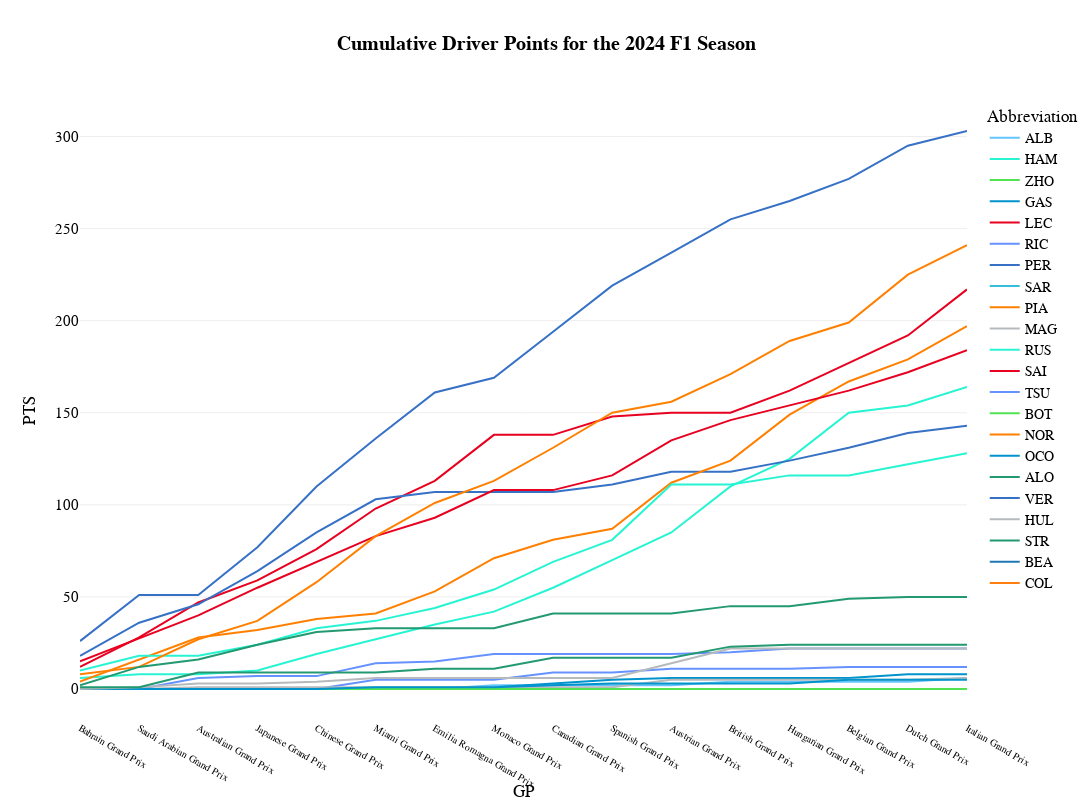

Source (notebook cell):
### Code cell
fig=px.line(
        df_bq_driver,
        x="GP", 
        y="PTS", 
        color='Abbreviation', 
        # markers=True,
        hover_data=['DriverNumber','TeamName', 'Position', 'GridPosition', 'Status', 'Year', 'GP', 'RoundNumber'], 
        template="xgridoff",
        title="<b>Cumulative Driver Points for the {} F1 Season</b>".format(years),
        height=800, 
        width=1200,
        color_discrete_map={
                 "ALB": "#64C4FF",
                 "ALO": "#229971",
                 "BOT": "#52e252",
                 "GAS": "#0093cc",
                 "HAM": "#27F4D2",
                 "HUL": "#B6BABD",
                 "LEC": "#E80020",
                 "MAG": "#B6BABD",
                 "NOR": "#FF8000",
                 "OCO": "#0093cc",
                 "PER": "#3671C6",
                 "PIA": "#FF8000",
                 "RIC": "#6692FF",
                 "RUS": "#27F4D2",
                 "SAI": "#E80020",
                 "SAR": "#37BEDD",
                 "STR": "#229971",
                 "TSU": "#6692FF",
                 "VER": "#3671C6",
                 "ZHO": "#52e252"
          },
        )
fig.update_layout(
    yaxis = dict(tickfont = dict(size=15)),
    xaxis = dict(tickfont = dict(size=10)),
    font=dict(
        family="PT Sans Narrow",
        size=14,
        color="Black"
    ),
    title_font_family="PT Sans Narrow",
    # margin=dict(l=10, r=5, t=55, b=20),
    hoverlabel=dict(
    bgcolor="white",
    font_size=16,
    font_family="PT Sans Narrow"
    ),

)

### Figure 1 — Plotly figure (JSON) as saved in the notebook; plotly's stock layout.template omitted (floating-point values rounded to 4 significant figures; data arrays with more than 128 entries replaced by an {"elided": "..."} marker saying what was removed)
{"data": [{"customdata": {"elided": "19x7 mixed values"}, "hovertemplate": "Abbreviation=ALB<br>GP=%{x}<br>PTS=%{y}<br>DriverNumber=%{customdata[0]}<br>TeamName=%{customdata[1]}<br>Position=%{customdata[2]}<br>GridPosition=%{customdata[3]}<br>Status=%{customdata[4]}<br>Year=%{customdata[5]}<br>RoundNumber=%{customdata[6]}<extra></extra>", "legendgroup": "ALB", "line": {"color": "#64C4FF", "dash": "solid"}, "marker": {"symbol": "circle"}, "mode": "lines", "name": "ALB", "orientation": "v", "showlegend": true, "type": "scatter", "x": ["Bahrain Grand Prix", "Saudi Arabian Grand Prix", "Australian Grand Prix", "Japanese Grand Prix", "Chinese Grand Prix", "Chinese Grand Prix", "Miami Grand Prix", "Miami Grand Prix", "Emilia Romagna Grand Prix", "Monaco Grand Prix", "Canadian Grand Prix", "Spanish Grand Prix", "Austrian Grand Prix", "Austrian Grand Prix", "British Grand Prix", "Hungarian Grand Prix", "Belgian Grand Prix", "Dutch Grand Prix", "Italian Grand Prix"], "xaxis": "x", "y": [0, 0, 0, 0, 0, 0, 0, 0, 0, 2, 2, 2, 2, 2, 4, 4, 4, 4, 6], "yaxis": "y"}, {"customdata": {"elided": "19x7 mixed values"}, "hovertemplate": "Abbreviation=HAM<br>GP=%{x}<br>PTS=%{y}<br>DriverNumber=%{customdata[0]}<br>TeamName=%{customdata[1]}<br>Position=%{customdata[2]}<br>GridPosition=%{customdata[3]}<br>Status=%{customdata[4]}<br>Year=%{customdata[5]}<br>RoundNumber=%{customdata[6]}<extra></extra>", "legendgroup": "HAM", "line": {"color": "#27F4D2", "dash": "solid"}, "marker": {"symbol": "circle"}, "mode": "lines", "name": "HAM", "orientation": "v", "showlegend": true, "type": "scatter", "x": ["Bahrain Grand Prix", "Saudi Arabian Grand Prix", "Australian Grand Prix", "Japanese Grand Prix", "Chinese Grand Prix", "Chinese Grand Prix", "Miami Grand Prix", "Miami Grand Prix", "Emilia Romagna Grand Prix", "Monaco Grand Prix", "Canadian Grand Prix", "Spanish Grand Prix", "Austrian Grand Prix", "Austrian Grand Prix", "British Grand Prix", "Hungarian Grand Prix", "Belgian Grand Prix", "Dutch Grand Prix", "Italian Grand Prix"], "xaxis": "x", "y": [6, 8, 8, 10, 19, 19, 27, 27, 35, 42, 55, 70, 85, 85, 110, 125, 150, 154, 164], "yaxis": "y"}, {"customdata": {"elided": "19x7 mixed values"}, "hovertemplate": "Abbreviation=ZHO<br>GP=%{x}<br>PTS=%{y}<br>DriverNumber=%{customdata[0]}<br>TeamName=%{customdata[1]}<br>Position=%{customdata[2]}<br>GridPosition=%{customdata[3]}<br>Status=%{customdata[4]}<br>Year=%{customdata[5]}<br>RoundNumber=%{customdata[6]}<extra></extra>", "legendgroup": "ZHO", "line": {"color": "#52e252", "dash": "solid"}, "marker": {"symbol": "circle"}, "mode": "lines", "name": "ZHO", "orientation": "v", "showlegend": true, "type": "scatter", "x": ["Bahrain Grand Prix", "Saudi Arabian Grand Prix", "Australian Grand Prix", "Japanese Grand Prix", "Chinese Grand Prix", "Chinese Grand Prix", "Miami Grand Prix", "Miami Grand Prix", "Emilia Romagna Grand Prix", "Monaco Grand Prix", "Canadian Grand Prix", "Spanish Grand Prix", "Austrian Grand Prix", "Austrian Grand Prix", "British Grand Prix", "Hungarian Grand Prix", "Belgian Grand Prix", "Dutch Grand Prix", "Italian Grand Prix"], "xaxis": "x", "y": [0, 0, 0, 0, 0, 0, 0, 0, 0, 0, 0, 0, 0, 0, 0, 0, 0, 0, 0], "yaxis": "y"}, {"customdata": {"elided": "19x7 mixed values"}, "hovertemplate": "Abbreviation=GAS<br>GP=%{x}<br>PTS=%{y}<br>DriverNumber=%{customdata[0]}<br>TeamName=%{customdata[1]}<br>Position=%{customdata[2]}<br>GridPosition=%{customdata[3]}<br>Status=%{customdata[4]}<br>Year=%{customdata[5]}<br>RoundNumber=%{customdata[6]}<extra></extra>", "legendgroup": "GAS", "line": {"color": "#0093cc", "dash": "solid"}, "marker": {"symbol": "circle"}, "mode": "lines", "name": "GAS", "orientation": "v", "showlegend": true, "type": "scatter", "x": ["Bahrain Grand Prix", "Saudi Arabian Grand Prix", "Australian Grand Prix", "Japanese Grand Prix", "Chinese Grand Prix", "Chinese Grand Prix", "Miami Grand Prix", "Miami Grand Prix", "Emilia Romagna Grand Prix", "Monaco Grand Prix", "Canadian Grand Prix", "Spanish Grand Prix", "Austrian Grand Prix", "Austrian Grand Prix", "British Grand Prix", "Hungarian Grand Prix", "Belgian Grand Prix", "Dutch Grand Prix", "Italian Grand Prix"], "xaxis": "x", "y": [0, 0, 0, 0, 0, 0, 0, 0, 0, 1, 3, 5, 6, 6, 6, 6, 6, 8, 8], "yaxis": "y"}, {"customdata": {"elided": "19x7 mixed values"}, "hovertemplate": "Abbreviation=LEC<br>GP=%{x}<br>PTS=%{y}<br>DriverNumber=%{customdata[0]}<br>TeamName=%{customdata[1]}<br>Position=%{customdata[2]}<br>GridPosition=%{customdata[3]}<br>Status=%{customdata[4]}<br>Year=%{customdata[5]}<br>RoundNumber=%{customdata[6]}<extra></extra>", "legendgroup": "LEC", "line": {"color": "#E80020", "dash": "solid"}, "marker": {"symbol": "circle"}, "mode": "lines", "name": "LEC", "orientation": "v", "showlegend": true, "type": "scatter", "x": ["Bahrain Grand Prix", "Saudi Arabian Grand Prix", "Australian Grand Prix", "Japanese Grand Prix", "Chinese Grand Prix", "Chinese Grand Prix", "Miami Grand Prix", "Miami Grand Prix", "Emilia Romagna Grand Prix", "Monaco Grand Prix", "Canadian Grand Prix", "Spanish Grand Prix", "Austrian Grand Prix", "Austrian Grand Prix", "British Grand Prix", "Hungarian Grand Prix", "Belgian Grand Prix", "Dutch Grand Prix", "Italian Grand Prix"], "xaxis": "x", "y": [12, 28, 47, 59, 76, 76, 98, 98, 113, 138, 138, 148, 150, 150, 150, 162, 177, 192, 217], "yaxis": "y"}, {"customdata": {"elided": "19x7 mixed values"}, "hovertemplate": "Abbreviation=RIC<br>GP=%{x}<br>PTS=%{y}<br>DriverNumber=%{customdata[0]}<br>TeamName=%{customdata[1]}<br>Position=%{customdata[2]}<br>GridPosition=%{customdata[3]}<br>Status=%{customdata[4]}<br>Year=%{customdata[5]}<br>RoundNumber=%{customdata[6]}<extra></extra>", "legendgroup": "RIC", "line": {"color": "#6692FF", "dash": "solid"}, "marker": {"symbol": "circle"}, "mode": "lines", "name": "RIC", "orientation": "v", "showlegend": true, "type": "scatter", "x": ["Bahrain Grand Prix", "Saudi Arabian Grand Prix", "Australian Grand Prix", "Japanese Grand Prix", "Chinese Grand Prix", "Chinese Grand Prix", "Miami Grand Prix", "Miami Grand Prix", "Emilia Romagna Grand Prix", "Monaco Grand Prix", "Canadian Grand Prix", "Spanish Grand Prix", "Austrian Grand Prix", "Austrian Grand Prix", "British Grand Prix", "Hungarian Grand Prix", "Belgian Grand Prix", "Dutch Grand Prix", "Italian Grand Prix"], "xaxis": "x", "y": [0, 0, 0, 0, 0, 0, 5, 5, 5, 5, 9, 9, 11, 11, 11, 11, 12, 12, 12], "yaxis": "y"}, {"customdata": {"elided": "19x7 mixed values"}, "hovertemplate": "Abbreviation=PER<br>GP=%{x}<br>PTS=%{y}<br>DriverNumber=%{customdata[0]}<br>TeamName=%{customdata[1]}<br>Position=%{customdata[2]}<br>GridPosition=%{customdata[3]}<br>Status=%{customdata[4]}<br>Year=%{customdata[5]}<br>RoundNumber=%{customdata[6]}<extra></extra>", "legendgroup": "PER", "line": {"color": "#3671C6", "dash": "solid"}, "marker": {"symbol": "circle"}, "mode": "lines", "name": "PER", "orientation": "v", "showlegend": true, "type": "scatter", "x": ["Bahrain Grand Prix", "Saudi Arabian Grand Prix", "Australian Grand Prix", "Japanese Grand Prix", "Chinese Grand Prix", "Chinese Grand Prix", "Miami Grand Prix", "Miami Grand Prix", "Emilia Romagna Grand Prix", "Monaco Grand Prix", "Canadian Grand Prix", "Spanish Grand Prix", "Austrian Grand Prix", "Austrian Grand Prix", "British Grand Prix", "Hungarian Grand Prix", "Belgian Grand Prix", "Dutch Grand Prix", "Italian Grand Prix"], "xaxis": "x", "y": [18, 36, 46, 64, 85, 85, 103, 103, 107, 107, 107, 111, 118, 118, 118, 124, 131, 139, 143], "yaxis": "y"}, {"customdata": [[2, "Williams", 20, 18, "+2 Laps", 2024, 1], [2, "Williams", 15, 19, "+1 Lap", 2024, 2], [2, "Williams", 17, 19, "+1 Lap", 2024, 4], [2, "Williams", 17, 20, "Finished", 2024, 5], [2, "Williams", 18, 20, "Finished", 2024, 5], [2, "Williams", 20, 17, "Collision", 2024, 6], [2, "Williams", 10, 18, "Finished", 2024, 6], [2, "Williams", 17, 19, "+1 Lap", 2024, 7], [2, "Williams", 15, 15, "+2 Laps", 2024, 8], [2, "Williams", 20, 13, "Accident", 2024, 9], [2, "Williams", 20, 19, "+2 Laps", 2024, 10], [2, "Williams", 19, 19, "+2 Laps", 2024, 11], [2, "Williams", 16, 15, "Finished", 2024, 11], [2, "Williams", 11, 12, "Finished", 2024, 12], [2, "Williams", 17, 14, "+1 Lap", 2024, 13], [2, "Williams", 17, 18, "Finished", 2024, 14], [2, "Williams", 16, 18, "+1 Lap", 2024, 15]], "hovertemplate": "Abbreviation=SAR<br>GP=%{x}<br>PTS=%{y}<br>DriverNumber=%{customdata[0]}<br>TeamName=%{customdata[1]}<br>Position=%{customdata[2]}<br>GridPosition=%{customdata[3]}<br>Status=%{customdata[4]}<br>Year=%{customdata[5]}<br>RoundNumber=%{customdata[6]}<extra></extra>", "legendgroup": "SAR", "line": {"color": "#37BEDD", "dash": "solid"}, "marker": {"symbol": "circle"}, "mode": "lines", "name": "SAR", "orientation": "v", "showlegend": true, "type": "scatter", "x": ["Bahrain Grand Prix", "Saudi Arabian Grand Prix", "Japanese Grand Prix", "Chinese Grand Prix", "Chinese Grand Prix", "Miami Grand Prix", "Miami Grand Prix", "Emilia Romagna Grand Prix", "Monaco Grand Prix", "Canadian Grand Prix", "Spanish Grand Prix", "Austrian Grand Prix", "Austrian Grand Prix", "British Grand Prix", "Hungarian Grand Prix", "Belgian Grand Prix", "Dutch Grand Prix"], "xaxis": "x", "y": [0, 0, 0, 0, 0, 0, 0, 0, 0, 0, 0, 0, 0, 0, 0, 0, 0], "yaxis": "y"}, {"customdata": {"elided": "19x7 mixed values"}, "hovertemplate": "Abbreviation=PIA<br>GP=%{x}<br>PTS=%{y}<br>DriverNumber=%{customdata[0]}<br>TeamName=%{customdata[1]}<br>Position=%{customdata[2]}<br>GridPosition=%{customdata[3]}<br>Status=%{customdata[4]}<br>Year=%{customdata[5]}<br>RoundNumber=%{customdata[6]}<extra></extra>", "legendgroup": "PIA", "line": {"color": "#FF8000", "dash": "solid"}, "marker": {"symbol": "circle"}, "mode": "lines", "name": "PIA", "orientation": "v", "showlegend": true, "type": "scatter", "x": ["Bahrain Grand Prix", "Saudi Arabian Grand Prix", "Australian Grand Prix", "Japanese Grand Prix", "Chinese Grand Prix", "Chinese Grand Prix", "Miami Grand Prix", "Miami Grand Prix", "Emilia Romagna Grand Prix", "Monaco Grand Prix", "Canadian Grand Prix", "Spanish Grand Prix", "Austrian Grand Prix", "Austrian Grand Prix", "British Grand Prix", "Hungarian Grand Prix", "Belgian Grand Prix", "Dutch Grand Prix", "Italian Grand Prix"], "xaxis": "x", "y": [4, 16, 28, 32, 38, 38, 41, 41, 53, 71, 81, 87, 112, 112, 124, 149, 167, 179, 197], "yaxis": "y"}, {"customdata": {"elided": "19x7 mixed values"}, "hovertemplate": "Abbreviation=MAG<br>GP=%{x}<br>PTS=%{y}<br>DriverNumber=%{customdata[0]}<br>TeamName=%{customdata[1]}<br>Position=%{customdata[2]}<br>GridPosition=%{customdata[3]}<br>Status=%{customdata[4]}<br>Year=%{customdata[5]}<br>RoundNumber=%{customdata[6]}<extra></extra>", "legendgroup": "MAG", "line": {"color": "#B6BABD", "dash": "solid"}, "marker": {"symbol": "circle"}, "mode": "lines", "name": "MAG", "orientation": "v", "showlegend": true, "type": "scatter", "x": ["Bahrain Grand Prix", "Saudi Arabian Grand Prix", "Australian Grand Prix", "Japanese Grand Prix", "Chinese Grand Prix", "Chinese Grand Prix", "Miami Grand Prix", "Miami Grand Prix", "Emilia Romagna Grand Prix", "Monaco Grand Prix", "Canadian Grand Prix", "Spanish Grand Prix", "Austrian Grand Prix", "Austrian Grand Prix", "British Grand Prix", "Hungarian Grand Prix", "Belgian Grand Prix", "Dutch Grand Prix", "Italian Grand Prix"], "xaxis": "x", "y": [0, 0, 1, 1, 1, 1, 1, 1, 1, 1, 1, 1, 5, 5, 5, 5, 5, 5, 6], "yaxis": "y"}, {"customdata": {"elided": "19x7 mixed values"}, "hovertemplate": "Abbreviation=RUS<br>GP=%{x}<br>PTS=%{y}<br>DriverNumber=%{customdata[0]}<br>TeamName=%{customdata[1]}<br>Position=%{customdata[2]}<br>GridPosition=%{customdata[3]}<br>Status=%{customdata[4]}<br>Year=%{customdata[5]}<br>RoundNumber=%{customdata[6]}<extra></extra>", "legendgroup": "RUS", "line": {"color": "#27F4D2", "dash": "solid"}, "marker": {"symbol": "circle"}, "mode": "lines", "name": "RUS", "orientation": "v", "showlegend": true, "type": "scatter", "x": ["Bahrain Grand Prix", "Saudi Arabian Grand Prix", "Australian Grand Prix", "Japanese Grand Prix", "Chinese Grand Prix", "Chinese Grand Prix", "Miami Grand Prix", "Miami Grand Prix", "Emilia Romagna Grand Prix", "Monaco Grand Prix", "Canadian Grand Prix", "Spanish Grand Prix", "Austrian Grand Prix", "Austrian Grand Prix", "British Grand Prix", "Hungarian Grand Prix", "Belgian Grand Prix", "Dutch Grand Prix", "Italian Grand Prix"], "xaxis": "x", "y": [10, 18, 18, 24, 33, 33, 37, 37, 44, 54, 69, 81, 111, 111, 111, 116, 116, 122, 128], "yaxis": "y"}, {"customdata": [[55, "Ferrari", 3, 4, "Finished", 2024, 1], [55, "Ferrari", 1, 2, "Finished", 2024, 3], [55, "Ferrari", 3, 4, "Finished", 2024, 4], [55, "Ferrari", 5, 7, "Finished", 2024, 5], [55, "Ferrari", 5, 5, "Finished", 2024, 5], [55, "Ferrari", 5, 3, "Finished", 2024, 6], [55, "Ferrari", 5, 5, "Finished", 2024, 6], [55, "Ferrari", 5, 4, "Finished", 2024, 7], [55, "Ferrari", 3, 3, "Finished", 2024, 8], [55, "Ferrari", 16, 12, "Collision", 2024, 9], [55, "Ferrari", 6, 6, "Finished", 2024, 10], [55, "Ferrari", 5, 5, "Finished", 2024, 11], [55, "Ferrari", 3, 4, "Finished", 2024, 11], [55, "Ferrari", 5, 7, "Finished", 2024, 12], [55, "Ferrari", 6, 4, "Finished", 2024, 13], [55, "Ferrari", 6, 7, "Finished", 2024, 14], [55, "Ferrari", 5, 10, "Finished", 2024, 15], [55, "Ferrari", 4, 5, "Finished", 2024, 16]], "hovertemplate": "Abbreviation=SAI<br>GP=%{x}<br>PTS=%{y}<br>DriverNumber=%{customdata[0]}<br>TeamName=%{customdata[1]}<br>Position=%{customdata[2]}<br>GridPosition=%{customdata[3]}<br>Status=%{customdata[4]}<br>Year=%{customdata[5]}<br>RoundNumber=%{customdata[6]}<extra></extra>", "legendgroup": "SAI", "line": {"color": "#E80020", "dash": "solid"}, "marker": {"symbol": "circle"}, "mode": "lines", "name": "SAI", "orientation": "v", "showlegend": true, "type": "scatter", "x": ["Bahrain Grand Prix", "Australian Grand Prix", "Japanese Grand Prix", "Chinese Grand Prix", "Chinese Grand Prix", "Miami Grand Prix", "Miami Grand Prix", "Emilia Romagna Grand Prix", "Monaco Grand Prix", "Canadian Grand Prix", "Spanish Grand Prix", "Austrian Grand Prix", "Austrian Grand Prix", "British Grand Prix", "Hungarian Grand Prix", "Belgian Grand Prix", "Dutch Grand Prix", "Italian Grand Prix"], "xaxis": "x", "y": [15, 40, 55, 69, 69, 83, 83, 93, 108, 108, 116, 135, 135, 146, 154, 162, 172, 184], "yaxis": "y"}, {"customdata": {"elided": "19x7 mixed values"}, "hovertemplate": "Abbreviation=TSU<br>GP=%{x}<br>PTS=%{y}<br>DriverNumber=%{customdata[0]}<br>TeamName=%{customdata[1]}<br>Position=%{customdata[2]}<br>GridPosition=%{customdata[3]}<br>Status=%{customdata[4]}<br>Year=%{customdata[5]}<br>RoundNumber=%{customdata[6]}<extra></extra>", "legendgroup": "TSU", "line": {"color": "#6692FF", "dash": "solid"}, "marker": {"symbol": "circle"}, "mode": "lines", "name": "TSU", "orientation": "v", "showlegend": true, "type": "scatter", "x": ["Bahrain Grand Prix", "Saudi Arabian Grand Prix", "Australian Grand Prix", "Japanese Grand Prix", "Chinese Grand Prix", "Chinese Grand Prix", "Miami Grand Prix", "Miami Grand Prix", "Emilia Romagna Grand Prix", "Monaco Grand Prix", "Canadian Grand Prix", "Spanish Grand Prix", "Austrian Grand Prix", "Austrian Grand Prix", "British Grand Prix", "Hungarian Grand Prix", "Belgian Grand Prix", "Dutch Grand Prix", "Italian Grand Prix"], "xaxis": "x", "y": [0, 0, 6, 7, 7, 7, 14, 14, 15, 19, 19, 19, 19, 19, 20, 22, 22, 22, 22], "yaxis": "y"}, {"customdata": {"elided": "19x7 mixed values"}, "hovertemplate": "Abbreviation=BOT<br>GP=%{x}<br>PTS=%{y}<br>DriverNumber=%{customdata[0]}<br>TeamName=%{customdata[1]}<br>Position=%{customdata[2]}<br>GridPosition=%{customdata[3]}<br>Status=%{customdata[4]}<br>Year=%{customdata[5]}<br>RoundNumber=%{customdata[6]}<extra></extra>", "legendgroup": "BOT", "line": {"color": "#52e252", "dash": "solid"}, "marker": {"symbol": "circle"}, "mode": "lines", "name": "BOT", "orientation": "v", "showlegend": true, "type": "scatter", "x": ["Bahrain Grand Prix", "Saudi Arabian Grand Prix", "Australian Grand Prix", "Japanese Grand Prix", "Chinese Grand Prix", "Chinese Grand Prix", "Miami Grand Prix", "Miami Grand Prix", "Emilia Romagna Grand Prix", "Monaco Grand Prix", "Canadian Grand Prix", "Spanish Grand Prix", "Austrian Grand Prix", "Austrian Grand Prix", "British Grand Prix", "Hungarian Grand Prix", "Belgian Grand Prix", "Dutch Grand Prix", "Italian Grand Prix"], "xaxis": "x", "y": [0, 0, 0, 0, 0, 0, 0, 0, 0, 0, 0, 0, 0, 0, 0, 0, 0, 0, 0], "yaxis": "y"}, {"customdata": {"elided": "19x7 mixed values"}, "hovertemplate": "Abbreviation=NOR<br>GP=%{x}<br>PTS=%{y}<br>DriverNumber=%{customdata[0]}<br>TeamName=%{customdata[1]}<br>Position=%{customdata[2]}<br>GridPosition=%{customdata[3]}<br>Status=%{customdata[4]}<br>Year=%{customdata[5]}<br>RoundNumber=%{customdata[6]}<extra></extra>", "legendgroup": "NOR", "line": {"color": "#FF8000", "dash": "solid"}, "marker": {"symbol": "circle"}, "mode": "lines", "name": "NOR", "orientation": "v", "showlegend": true, "type": "scatter", "x": ["Bahrain Grand Prix", "Saudi Arabian Grand Prix", "Australian Grand Prix", "Japanese Grand Prix", "Chinese Grand Prix", "Chinese Grand Prix", "Miami Grand Prix", "Miami Grand Prix", "Emilia Romagna Grand Prix", "Monaco Grand Prix", "Canadian Grand Prix", "Spanish Grand Prix", "Austrian Grand Prix", "Austrian Grand Prix", "British Grand Prix", "Hungarian Grand Prix", "Belgian Grand Prix", "Dutch Grand Prix", "Italian Grand Prix"], "xaxis": "x", "y": [8, 12, 27, 37, 58, 58, 83, 83, 101, 113, 131, 150, 156, 156, 171, 189, 199, 225, 241], "yaxis": "y"}, {"customdata": {"elided": "19x7 mixed values"}, "hovertemplate": "Abbreviation=OCO<br>GP=%{x}<br>PTS=%{y}<br>DriverNumber=%{customdata[0]}<br>TeamName=%{customdata[1]}<br>Position=%{customdata[2]}<br>GridPosition=%{customdata[3]}<br>Status=%{customdata[4]}<br>Year=%{customdata[5]}<br>RoundNumber=%{customdata[6]}<extra></extra>", "legendgroup": "OCO", "line": {"color": "#0093cc", "dash": "solid"}, "marker": {"symbol": "circle"}, "mode": "lines", "name": "OCO", "orientation": "v", "showlegend": true, "type": "scatter", "x": ["Bahrain Grand Prix", "Saudi Arabian Grand Prix", "Australian Grand Prix", "Japanese Grand Prix", "Chinese Grand Prix", "Chinese Grand Prix", "Miami Grand Prix", "Miami Grand Prix", "Emilia Romagna Grand Prix", "Monaco Grand Prix", "Canadian Grand Prix", "Spanish Grand Prix", "Austrian Grand Prix", "Austrian Grand Prix", "British Grand Prix", "Hungarian Grand Prix", "Belgian Grand Prix", "Dutch Grand Prix", "Italian Grand Prix"], "xaxis": "x", "y": [0, 0, 0, 0, 0, 0, 1, 1, 1, 1, 2, 3, 3, 3, 3, 3, 5, 5, 5], "yaxis": "y"}, {"customdata": {"elided": "19x7 mixed values"}, "hovertemplate": "Abbreviation=ALO<br>GP=%{x}<br>PTS=%{y}<br>DriverNumber=%{customdata[0]}<br>TeamName=%{customdata[1]}<br>Position=%{customdata[2]}<br>GridPosition=%{customdata[3]}<br>Status=%{customdata[4]}<br>Year=%{customdata[5]}<br>RoundNumber=%{customdata[6]}<extra></extra>", "legendgroup": "ALO", "line": {"color": "#229971", "dash": "solid"}, "marker": {"symbol": "circle"}, "mode": "lines", "name": "ALO", "orientation": "v", "showlegend": true, "type": "scatter", "x": ["Bahrain Grand Prix", "Saudi Arabian Grand Prix", "Australian Grand Prix", "Japanese Grand Prix", "Chinese Grand Prix", "Chinese Grand Prix", "Miami Grand Prix", "Miami Grand Prix", "Emilia Romagna Grand Prix", "Monaco Grand Prix", "Canadian Grand Prix", "Spanish Grand Prix", "Austrian Grand Prix", "Austrian Grand Prix", "British Grand Prix", "Hungarian Grand Prix", "Belgian Grand Prix", "Dutch Grand Prix", "Italian Grand Prix"], "xaxis": "x", "y": [2, 12, 16, 24, 31, 31, 33, 33, 33, 33, 41, 41, 41, 41, 45, 45, 49, 50, 50], "yaxis": "y"}, {"customdata": {"elided": "19x7 mixed values"}, "hovertemplate": "Abbreviation=VER<br>GP=%{x}<br>PTS=%{y}<br>DriverNumber=%{customdata[0]}<br>TeamName=%{customdata[1]}<br>Position=%{customdata[2]}<br>GridPosition=%{customdata[3]}<br>Status=%{customdata[4]}<br>Year=%{customdata[5]}<br>RoundNumber=%{customdata[6]}<extra></extra>", "legendgroup": "VER", "line": {"color": "#3671C6", "dash": "solid"}, "marker": {"symbol": "circle"}, "mode": "lines", "name": "VER", "orientation": "v", "showlegend": true, "type": "scatter", "x": ["Bahrain Grand Prix", "Saudi Arabian Grand Prix", "Australian Grand Prix", "Japanese Grand Prix", "Chinese Grand Prix", "Chinese Grand Prix", "Miami Grand Prix", "Miami Grand Prix", "Emilia Romagna Grand Prix", "Monaco Grand Prix", "Canadian Grand Prix", "Spanish Grand Prix", "Austrian Grand Prix", "Austrian Grand Prix", "British Grand Prix", "Hungarian Grand Prix", "Belgian Grand Prix", "Dutch Grand Prix", "Italian Grand Prix"], "xaxis": "x", "y": [26, 51, 51, 77, 110, 110, 136, 136, 161, 169, 194, 219, 237, 237, 255, 265, 277, 295, 303], "yaxis": "y"}, {"customdata": {"elided": "19x7 mixed values"}, "hovertemplate": "Abbreviation=HUL<br>GP=%{x}<br>PTS=%{y}<br>DriverNumber=%{customdata[0]}<br>TeamName=%{customdata[1]}<br>Position=%{customdata[2]}<br>GridPosition=%{customdata[3]}<br>Status=%{customdata[4]}<br>Year=%{customdata[5]}<br>RoundNumber=%{customdata[6]}<extra></extra>", "legendgroup": "HUL", "line": {"color": "#B6BABD", "dash": "solid"}, "marker": {"symbol": "circle"}, "mode": "lines", "name": "HUL", "orientation": "v", "showlegend": true, "type": "scatter", "x": ["Bahrain Grand Prix", "Saudi Arabian Grand Prix", "Australian Grand Prix", "Japanese Grand Prix", "Chinese Grand Prix", "Chinese Grand Prix", "Miami Grand Prix", "Miami Grand Prix", "Emilia Romagna Grand Prix", "Monaco Grand Prix", "Canadian Grand Prix", "Spanish Grand Prix", "Austrian Grand Prix", "Austrian Grand Prix", "British Grand Prix", "Hungarian Grand Prix", "Belgian Grand Prix", "Dutch Grand Prix", "Italian Grand Prix"], "xaxis": "x", "y": [0, 1, 3, 3, 4, 4, 6, 6, 6, 6, 6, 6, 14, 14, 22, 22, 22, 22, 22], "yaxis": "y"}, {"customdata": {"elided": "19x7 mixed values"}, "hovertemplate": "Abbreviation=STR<br>GP=%{x}<br>PTS=%{y}<br>DriverNumber=%{customdata[0]}<br>TeamName=%{customdata[1]}<br>Position=%{customdata[2]}<br>GridPosition=%{customdata[3]}<br>Status=%{customdata[4]}<br>Year=%{customdata[5]}<br>RoundNumber=%{customdata[6]}<extra></extra>", "legendgroup": "STR", "line": {"color": "#229971", "dash": "solid"}, "marker": {"symbol": "circle"}, "mode": "lines", "name": "STR", "orientation": "v", "showlegend": true, "type": "scatter", "x": ["Bahrain Grand Prix", "Saudi Arabian Grand Prix", "Australian Grand Prix", "Japanese Grand Prix", "Chinese Grand Prix", "Chinese Grand Prix", "Miami Grand Prix", "Miami Grand Prix", "Emilia Romagna Grand Prix", "Monaco Grand Prix", "Canadian Grand Prix", "Spanish Grand Prix", "Austrian Grand Prix", "Austrian Grand Prix", "British Grand Prix", "Hungarian Grand Prix", "Belgian Grand Prix", "Dutch Grand Prix", "Italian Grand Prix"], "xaxis": "x", "y": [1, 1, 9, 9, 9, 9, 9, 9, 11, 11, 17, 17, 17, 17, 23, 24, 24, 24, 24], "yaxis": "y"}, {"customdata": [[38, "Ferrari", 7, 11, "Finished", 2024, 2]], "hovertemplate": "Abbreviation=BEA<br>GP=%{x}<br>PTS=%{y}<br>DriverNumber=%{customdata[0]}<br>TeamName=%{customdata[1]}<br>Position=%{customdata[2]}<br>GridPosition=%{customdata[3]}<br>Status=%{customdata[4]}<br>Year=%{customdata[5]}<br>RoundNumber=%{customdata[6]}<extra></extra>", "legendgroup": "BEA", "line": {"color": "#1F77B4", "dash": "solid"}, "marker": {"symbol": "circle"}, "mode": "lines", "name": "BEA", "orientation": "v", "showlegend": true, "type": "scatter", "x": ["Saudi Arabian Grand Prix"], "xaxis": "x", "y": [6], "yaxis": "y"}, {"customdata": [[43, "Williams", 12, 18, "Finished", 2024, 16]], "hovertemplate": "Abbreviation=COL<br>GP=%{x}<br>PTS=%{y}<br>DriverNumber=%{customdata[0]}<br>TeamName=%{customdata[1]}<br>Position=%{customdata[2]}<br>GridPosition=%{customdata[3]}<br>Status=%{customdata[4]}<br>Year=%{customdata[5]}<br>RoundNumber=%{customdata[6]}<extra></extra>", "legendgroup": "COL", "line": {"color": "#FF7F0E", "dash": "solid"}, "marker": {"symbol": "circle"}, "mode": "lines", "name": "COL", "orientation": "v", "showlegend": true, "type": "scatter", "x": ["Italian Grand Prix"], "xaxis": "x", "y": [0], "yaxis": "y"}], "layout": {"font": {"color": "Black", "family": "PT Sans Narrow", "size": 14}, "height": 800, "hoverlabel": {"bgcolor": "white", "font": {"family": "PT Sans Narrow", "size": 16}}, "legend": {"title": {"text": "Abbreviation"}, "tracegroupgap": 0}, "title": {"font": {"family": "PT Sans Narrow"}, "text": "<b>Cumulative Driver Points for the 2024 F1 Season</b>"}, "width": 1200, "xaxis": {"anchor": "y", "domain": [0, 1], "tickfont": {"size": 10}, "title": {"text": "GP"}}, "yaxis": {"anchor": "x", "domain": [0, 1], "tickfont": {"size": 15}, "title": {"text": "PTS"}}}}
